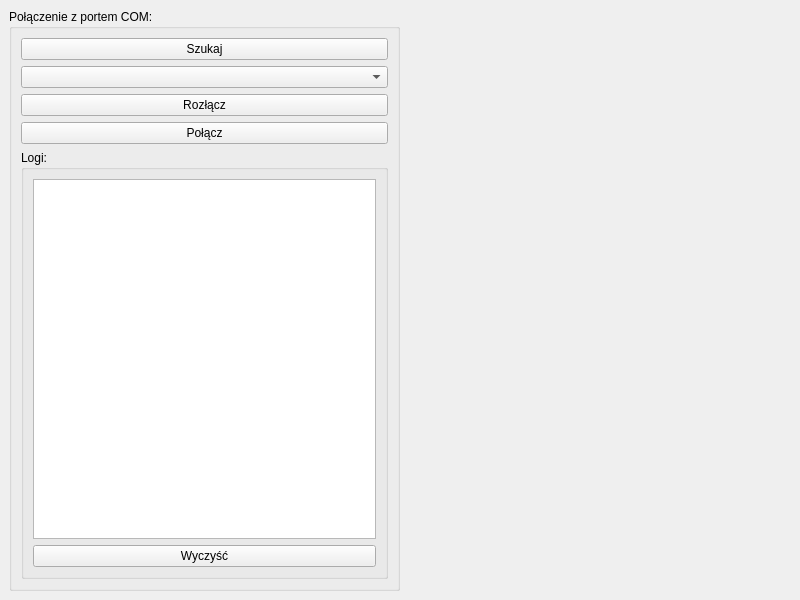
<?xml version="1.0" encoding="UTF-8"?>
<ui version="4.0">
 <class>WeatherStation</class>
 <widget class="QMainWindow" name="WeatherStation">
  <property name="geometry">
   <rect>
    <x>0</x>
    <y>0</y>
    <width>800</width>
    <height>600</height>
   </rect>
  </property>
  <property name="sizePolicy">
   <sizepolicy hsizetype="Maximum" vsizetype="Maximum">
    <horstretch>0</horstretch>
    <verstretch>0</verstretch>
   </sizepolicy>
  </property>
  <property name="windowTitle">
   <string>MainWindow</string>
  </property>
  <widget class="QWidget" name="centralwidget">
   <layout class="QGridLayout" name="gridLayout">
    <item row="0" column="1">
     <layout class="QHBoxLayout" name="horizontalLayout_2">
      <item>
       <spacer name="horizontalSpacer">
        <property name="orientation">
         <enum>Qt::Horizontal</enum>
        </property>
        <property name="sizeHint" stdset="0">
         <size>
          <width>40</width>
          <height>20</height>
         </size>
        </property>
       </spacer>
      </item>
     </layout>
    </item>
    <item row="0" column="0">
     <layout class="QHBoxLayout" name="horizontalLayout">
      <item>
       <widget class="QGroupBox" name="ComPortSettings">
        <property name="title">
         <string>Połączenie z portem COM:</string>
        </property>
        <layout class="QVBoxLayout" name="verticalLayout_2">
         <item>
          <widget class="QPushButton" name="pushButtonSearch">
           <property name="text">
            <string>Szukaj</string>
           </property>
          </widget>
         </item>
         <item>
          <widget class="QComboBox" name="comboBoxDevices"/>
         </item>
         <item>
          <widget class="QPushButton" name="pushButtonDisconnect">
           <property name="text">
            <string>Rozłącz</string>
           </property>
          </widget>
         </item>
         <item>
          <widget class="QPushButton" name="pushButtonConnect">
           <property name="text">
            <string>Połącz</string>
           </property>
          </widget>
         </item>
         <item>
          <widget class="QGroupBox" name="LogGroup">
           <property name="title">
            <string>Logi:</string>
           </property>
           <layout class="QVBoxLayout" name="verticalLayout">
            <item>
             <widget class="QTextEdit" name="textEditLogs">
              <property name="readOnly">
               <bool>true</bool>
              </property>
             </widget>
            </item>
            <item>
             <widget class="QPushButton" name="pushButtonClearLogs">
              <property name="text">
               <string>Wyczyść</string>
              </property>
             </widget>
            </item>
           </layout>
          </widget>
         </item>
        </layout>
       </widget>
      </item>
     </layout>
    </item>
   </layout>
  </widget>
 </widget>
 <resources/>
 <connections/>
</ui>
